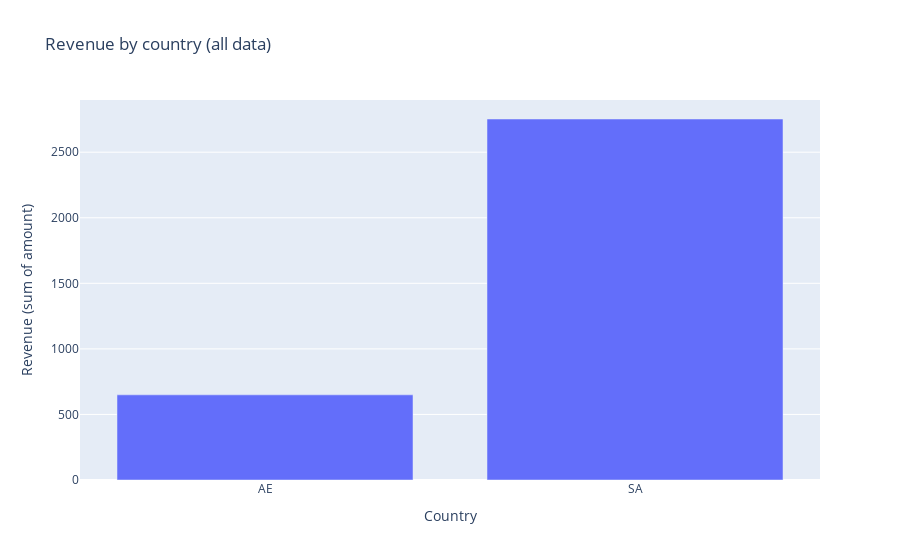

The notebook cell this image was saved under:
### Markdown cell above
<h3> ------------------------------------------------------------------------</h3>
<h3 style ="color: white"> Revenue per country </h3>

### Code cell
revenue_country = (
df.groupby("country", dropna=False)
.agg(
n=("order_id","size"),
revenue=("amount","sum"),
aov=("amount","mean"),
)
.reset_index()
.sort_values("revenue")
)


#print(revenue_country)
fig = px.bar(revenue_country, x="country", y="revenue", title="Revenue by country (all data)")
fig.update_xaxes(title_text="Country")
fig.update_yaxes(title_text="Revenue (sum of amount)")
fig.show()
save_fig(fig, FIGS / "revenue_by_country.png")
print("Run sccessful! check for (revenue_by_country.png) file in reports/figures folder")

### Figure 1 — Plotly figure (JSON) as saved in the notebook; plotly's stock layout.template omitted (floating-point values rounded to 4 significant figures)
{"data": [{"hovertemplate": "country=%{x}<br>revenue=%{y}<extra></extra>", "legendgroup": "", "marker": {"color": "#636efa", "pattern": {"shape": ""}}, "name": "", "orientation": "v", "showlegend": false, "textposition": "auto", "type": "bar", "x": ["AE", "SA"], "xaxis": "x", "y": [649.5, 2753.0], "yaxis": "y"}], "layout": {"barmode": "relative", "legend": {"tracegroupgap": 0}, "title": {"text": "Revenue by country (all data)"}, "xaxis": {"anchor": "y", "domain": [0, 1], "title": {"text": "Country"}}, "yaxis": {"anchor": "x", "domain": [0, 1], "title": {"text": "Revenue (sum of amount)"}}}}
